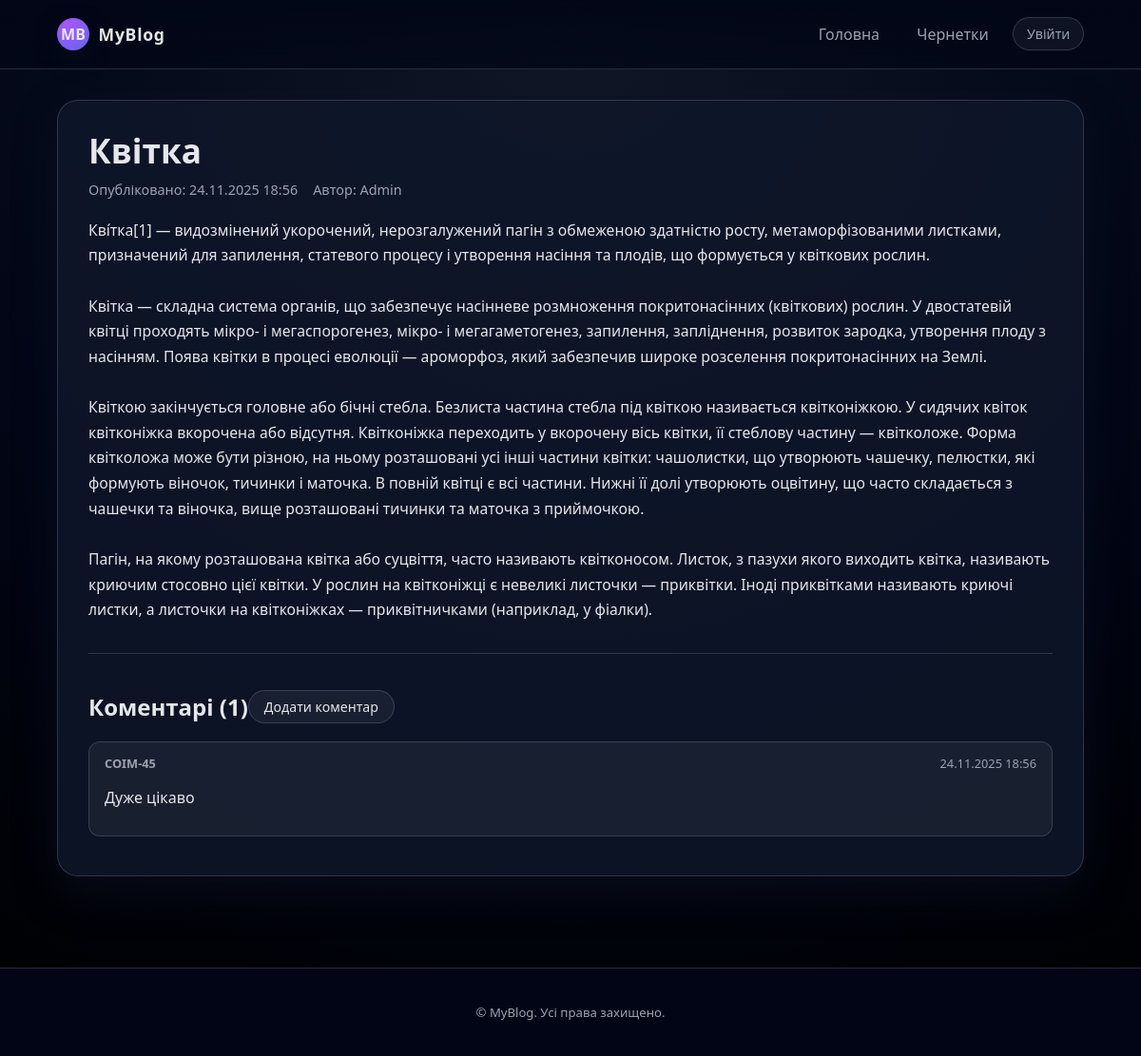
The app's page /post/1/ with its own data.
### myblog/models.py (models this page shows, shortened)
class Post(models.Model):
    author = models.ForeignKey(settings.AUTH_USER_MODEL, on_delete=models.CASCADE)
    title = models.CharField(max_length=200)
    text = models.TextField()
    created_date = models.DateTimeField(default=timezone.now)
    published_date = models.DateTimeField(blank=True, null=True)
    def all_comments(self):
        return self.comments.all()   # показує всі коментарі

class Comment(models.Model):
    post = models.ForeignKey(Post, on_delete=models.CASCADE, related_name='comments')
    author = models.CharField(max_length=200)
    text = models.TextField()
    created_date = models.DateTimeField(default=timezone.now)
    approved_comment = models.BooleanField(default=False)

### myblog/views.py (the view)
# urls.py: path('post/<int:pk>/', views.post_detail, name='post_detail'),
def post_detail(request, pk):
    post = get_object_or_404(Post, pk=pk)
    return render(request, 'myblog/blog_post.html', {'post': post})

### myblog/templates/myblog/blog_post.html (shortened to what this page needs)
{% extends 'myblog/base.html' %}
{% block content %}
<article class="single-post">
    <header class="single-post-header">
        <h1 class="single-post-title">{{ post.title }}</h1>
        <div class="single-post-meta">
            {% if post.published_date %}
                <span>Опубліковано: {{ post.published_date|date:"d.m.Y H:i" }}</span>
            {% else %}
                <span class="badge badge-muted">Чернетка</span>
            {% endif %}
            <span>Автор: {{ post.author }}</span>
        </div>
    </header>
    <div class="single-post-body">
        <p>{{ post.text|linebreaksbr }}</p>
    </div>
    <section class="comments-section">
        <div class="comments-header">
            <h2>Коментарі ({{ post.all_comments|length }})</h2>
            <a href="{% url 'add_comment_to_post' pk=post.pk %}" class="btn btn-outline">
                Додати коментар
            </a>
        </div>
        {% for comment in post.all_comments %}
            <div class="comment-card">
                <div class="comment-meta">
                    <strong>{{ comment.author }}</strong>
                    <span>{{ comment.created_date|date:"d.m.Y H:i" }}</span>
                </div>
                <p class="comment-text">{{ comment.text|linebreaksbr }}</p>
            </div>
        {% empty %}
            <p>Ще ніхто не залишив коментар. Будь першою 💬</p>
        {% endfor %}
    </section>
</article>
{% endblock %}

### myblog/templates/myblog/base.html (shortened to what this page needs)
{% load static %}
<!DOCTYPE html>
<html lang="uk">
<head>
    <link rel="stylesheet" href="{% static 'css/style.css' %}">
</head>
<body>
<header class="site-header">
    <div class="container header-inner">
        <a href="{% url 'post_list' %}" class="logo">
            <span class="logo-mark">MB</span>
            <span class="logo-text">MyBlog</span>
        </a>
        <nav class="main-nav">
            <a href="{% url 'post_list' %}">Головна</a>
            <a href="{% url 'post_draft_list' %}">Чернетки</a>
            {% if user.is_authenticated %}
                <a href="{% url 'post_new' %}" class="btn btn-primary">Новий пост</a>
                <span class="nav-username">Привіт, {{ user.username }}!</span>
                <form method="post" action="{% url 'logout' %}" class="nav-logout-form">
                    {% csrf_token %}
                    <button type="submit" class="btn btn-outline">Вийти</button>
                </form>
            {% else %}
                <a href="{% url 'login' %}" class="btn btn-outline">Увійти</a>
            {% endif %}
        </nav>
    </div>
</header>
<main class="container main-content">
    {% block content %}{% endblock %}
</main>
<footer class="site-footer">
    <div class="container footer-inner">
        <p>© {{ now|date:"Y" }} MyBlog. Усі права захищено.</p>
    </div>
</footer>
</body>
</html>

### myblog/static/css/style.css (style rules this page uses)
*, *::before, *::after { box-sizing: border-box; }
:root { --bg: #050816; --bg-elevated: #0f172a; --accent: #6366f1; --accent-soft: rgba(99,102,241,0.1); --accent-strong: #4f46e5; --danger: #ef4444; --success: #22c55e; --text: #e5e7eb; --text-muted: #9ca3af; --border: rgba(148,163,184,0.25); --radius-lg: 18px; --radius-md: 12px; --shadow-soft: 0 18px 45px rgba(15,23,42,0.45); --shadow-small: 0 8px 24px rgba(15,23,42,0.4); }
html, body { margin: 0; padding: 0; font-family: system-ui, -apple-system, BlinkMacSystemFont, "Segoe UI", sans-serif; background: radial-gradient(circle at top, #111827 0, #020617 55%, #000 100%); color: var(--text); }
.container { width: 100%; max-width: 1080px; margin: 0 auto; padding: 0 1.5rem; }
.site-header { position: sticky; top: 0; z-index: 20; backdrop-filter: blur(18px); background: linear-gradient(to bottom, rgba(2,6,23,0.95), rgba(2,6,23,0.75)); border-bottom: 1px solid var(--border); }
.header-inner { display: flex; justify-content: space-between; align-items: center; padding: 1.1rem 0; }
.logo { display: flex; align-items: center; gap: 0.6rem; text-decoration: none; color: var(--text); }
.logo-mark { width: 34px; height: 34px; border-radius: 50%; background: radial-gradient(circle at 30% 20%, #a855f7, #6366f1); box-shadow: var(--shadow-small); display: flex; align-items: center; justify-content: center; font-weight: 700; }
.logo-text { font-size: 1.1rem; font-weight: 600; letter-spacing: .04em; }
.main-nav { display: flex; align-items: center; gap: 0.75rem; }
.main-nav a { text-decoration: none; color: var(--text-muted); padding: 0.45rem 0.85rem; border-radius: 999px; transition: .2s; }
.btn { padding: 0.45rem 1rem; border-radius: 999px; font-size: 0.88rem; font-weight: 500; text-decoration: none; border: none; cursor: pointer; transition: .2s; }
.btn-outline { border: 1px solid var(--border); color: var(--text); background: rgba(255,255,255,0.05); }
.main-content { padding: 2rem 0 3rem; }
.single-post { background: rgba(15,23,42,.85); padding: 1.8rem 2rem; border-radius: 22px; border: 1px solid var(--border); box-shadow: var(--shadow-soft); }
.single-post-title { font-size: 2.2rem; margin: 0 0 .5rem; }
.single-post-meta { font-size: .9rem; color: var(--text-muted); margin-bottom: 1.2rem; display: flex; gap: 1rem; }
.single-post-body { line-height: 1.7; font-size: .98rem; }
.comments-section { border-top: 1px solid var(--border); margin-top: 2rem; padding-top: 1.2rem; }
.comments-header { display: flex; justify-content: space_between; align-items: center; }
.comment-card { background: rgba(255,255,255,0.05); padding: .8rem 1rem; border-radius: var(--radius-md); border: 1px solid var(--border); margin-bottom: .8rem; }
.comment-meta { display: flex; justify-content: space-between; font-size: .8rem; color: var(--text-muted); margin-bottom: .4rem; }
.site-footer { background: rgba(2,6,23,.95); padding: 1.5rem 0; border-top: 1px solid var(--border); margin-top: 3rem; }
.footer-inner { text-align: center; font-size: .82rem; color: var(--text-muted); }

### records on screen
Post: title "Квітка", published_date "24.11.2025 18:56", author "Admin", text "Кві́тка[1] — видозмінений укорочений, нерозгалужений пагін з обмеженою здатністю росту, метаморфізованими листками, призначений для запилення, статевого процесу і утворення насіння та плодів, що формується у квіткових рослин. Квітка — складна система органів, що забезпечує насінневе розмноження покритонасінних (квіткових) рослин. У двостатевій квітці проходять мікро- і мегаспорогенез, мікро- і мегагаметогенез, запилення, запліднення, розвиток зародка, утворення плоду з насінням. Поява квітки в процесі еволюції — ароморфоз, який забезпечив широке розселення покритонасінних на Землі. Квіткою закінчується головне або бічні стебла. Безлиста частина стебла під квіткою називається квітконіжкою. У…", all_comments|length "1"
Comment: author "COIM-45", created_date "24.11.2025 18:56", text "Дуже цікаво"
